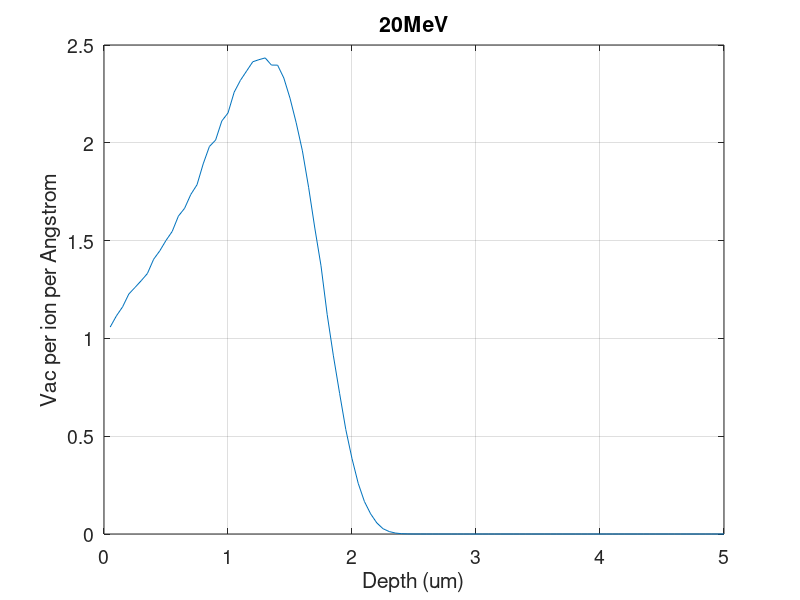
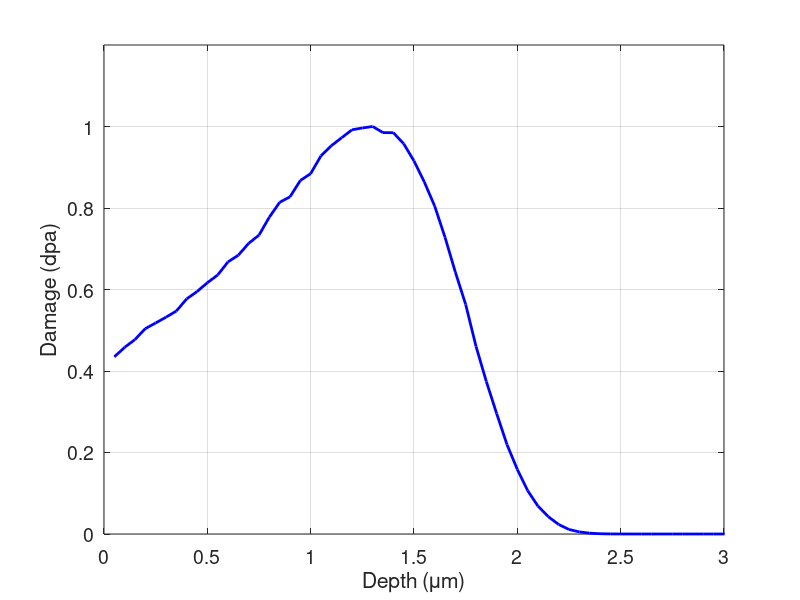

Recreate these plots in MATLAB, in order. (Note: this script raises an error after producing the figures.)
close all
load('SRIM_20MEV_data_new.mat')

% data is imported from the text file manually or from the matlab data file

% Ang is the depth location in angstroms 
% RECOILS is vacancies created by recoils per ion per angstrom

%% plotting the damage profile

h1=figure;
plot(Ang*1e-4,RECOILS)
grid on
ylabel('Vac per ion per Angstrom')
xlabel('Depth (um)')
set(gcf,'color','w');
set(gca,'fontsize',14);
title('20MeV')



%converting all to SI
% taking a median value for the average damage level
% vac is then the vacancies per ion per m

vac=RECOILS(26)*1e10;
depth=Ang*1e-10;

% getting the fluence needed for the relevant dpa

dpa=[0.001 0.01 0.1 1 10];
atom_dens=6.258e28;

% fluence needed in ions/m2
fluence=(atom_dens*dpa)./(vac);



% plot(dpa,fluence)
% in ions mm-2
fluence2=fluence*1e-6;
% figure
% plot(dpa,fluence2)
% set(gcf,'color','w');
% set(gca,'fontsize',14);
% grid on
% xlabel('Dose (dpa)','FontSize',14)
% ylabel('Fluence (ions/mm2) ','FontSize',14)

fluence2
dpa


% filename = 'SRIM_data_sandia_v2.xlsx';
% xlswrite(filename,'30 MeV','Sheet1','A19')
% xlswrite(filename,dpa,'Sheet1','A20')
% xlswrite(filename,fluence2,'Sheet1','A21')
% % % 

%% dpa_depth_plot

% at index 20 is where the dpa is 0.1 , so we normalise to that value 
% making it for 1 dpa - normalising for the 1dpa location
RECOILS2=(RECOILS./RECOILS(26))*1;



%probed depth - 
TG_depth=2.7528/pi;


% close all
h1=figure;
plot(Ang*1e-4,RECOILS2,'b','LineWidth',2)
grid on
ylabel('Damage (dpa)')
xlabel('Depth ({\mu}m)')
set(gcf,'color','w');
set(gca,'fontsize',14);
axis([0 3 0 1.2])
h = vline(TG_depth,'r','Probed Depth');
% title('20MeV')



%% atomic densities of the injected ions for the analysis plot

% first - getting the fluence needed 
% load from the VACANCY file, depth as Ang and RECOILS 

load('SRIM_20MEV_data_new.mat')

% 
% h1=figure;
% plot(Ang*1e-4,RECOILS)
% grid on
% ylabel('Vac per ion per Angstrom')
% xlabel('Depth (um)')
% set(gcf,'color','w');
% set(gca,'fontsize',14);
% title('20MeV')



%converting all to SI
% taking a median value for the average damage level
% vac is then the vacancies per ion per m

vac=RECOILS(15)*1e10;
depth=Ang*1e-10;

% getting the fluence needed for the relevant dpa
load ('helsinki_summary_data_4_4.mat','dose')
dpa=dose;

% dpa=logspace(-4,1,50);
atom_dens=6.258e28;

% fluence needed in ions/m2
fluence=atom_dens*dpa./(vac);

%% load the RANGe - injected ion concentration data  - or it is loaded from the SRIM20MEVdata_new.mat
% load as depth2 and ion_conc - ion_conc is in atomsper cm3/ atoms per cm2
% converting to SI
ion_conc_2=ion_conc*1e2;  % this has units ions per m3 per ions per m2

% h2=figure;
% plot(Ang2*1e-4,ion_conc_2)
% grid on
% ylabel('Ions per m3 per ions per m2')
% xlabel('Depth (um)')
% set(gcf,'color','w');
% set(gca,'fontsize',14);
% title('20MeV')
% 
% 
% depth2=Ang2*1e-10;

% multiplying the ion_conc by the fluences for each dpa
% this gives the ion ranges / concentrations for each dpa implantation 
ion_conc_3= fluence'*ion_conc_2';

% figure
% plot(dpa,fluence)
% 
% 
% figure
% 
% plot(depth2,ion_conc_3(12,:))
% grid on 
% 
% % to summarise the implanted ion conc with dpa, getting the average of the
% % implanted ion concentration in the probed depth of lambdaTG/pi
% 
% lambdaTG= 2.7528e-06;
% pr_depth= lambdaTG/pi ; % probed depth 

% ind=find((depth2/pr_depth)>1,1);
% 
% % mean ion conc upto probed depth 
% 
% mean_ion=mean(ion_conc_3(1:14,1:ind-1),2);
% 
% % dividing by atomic density of tungsten 
% 
% mean_ion_at_fr= mean_ion/6.258e28;
% 
% close all
% figure 
% plot(dpa,mean_ion_at_fr,'bx')
% grid on
% xlabel('Dose (dpa)','FontSize',16)
% ylabel('Implanted Ion Concentration (at. fr.) ','FontSize',16)
% set(gcf,'color','w');
% set(gca,'fontsize',16);
% set(gca,'xscale','log')
% set(gca,'yscale','log')
% xticks([1e-6 1e-4 1e-3 1e-2 1e-1 1e-0 10])
% xticklabels({'Ref.','0.0001','0.001','0.01','0.1','1','10'})

% save('implanted_ions_data.mat','dpa','mean_ion_at_fr')


% %% plotting ion conc at fr vs depth for 1 dpa - paper 
% 
% % ion concn at fr 
 ion_conc_4=ion_conc_3/6.258e28;
% %probed depth - 
% TG_depth=2.7528/pi;
% 
% 
% figure
% 
% plot(depth2*1e6,ion_conc_4(12,:),'b','LineWidth',2)
% grid on 
% ylabel('Implanted Ions (at. fr.)')
% xlabel('Depth ({\mu}m)')
% set(gcf,'color','w');
% set(gca,'fontsize',14);
% axis([0 3 0 .8e-4])
% h = vline(TG_depth,'r','Probed Depth');


%% combining the damage depth and ions vs depth plots 

fig = figure;
left_color = [ 0 0 1];
right_color = [1 0 1];
set(fig,'defaultAxesColorOrder',[left_color; right_color]);

% we plot the left axis 

yyaxis left
plot(Ang*1e-4,RECOILS2,'bd-','LineWidth',1)
grid on
ylabel('Damage (dpa)')
xlabel('Depth ({\mu}m)')
set(gcf,'color','w');
set(gca,'fontsize',14);
axis([0 3 0 1.2])

% give the PATCH

ax=gca  % setting the parent axis

% color

rightcolor = [1 1 1];
    leftcolor = [255/255 172/255 137/255];
    
    
    cdata(1,1,:) = leftcolor;
cdata(1,2,:) = rightcolor ;
cdata(1,3,:) = rightcolor;
cdata(1,4,:) =  leftcolor;

p =patch([0 1 1 0], [0 0 1.2 1.2],'k','Parent',ax);

set(p,'CData',cdata, ...
    'FaceColor','interp', ...
    'EdgeColor','none');

p.FaceVertexAlphaData = 0;    % Set constant transparency 
p.FaceAlpha = 'flat' ;          % Interpolate to find face transparency

uistack(p,'bottom') % Put gradient underneath everything else


% now plot the second graph 

hold on
yyaxis right 

plot(depth2*1e6,ion_conc_4(12,:),'mx-','LineWidth',1)
grid on 
ylabel('Implanted Ions (at. fr.)')
xlabel('Depth ({\mu}m)')
set(gcf,'color','w');
set(gca,'fontsize',14);
axis([0 3 0 7e-5])




